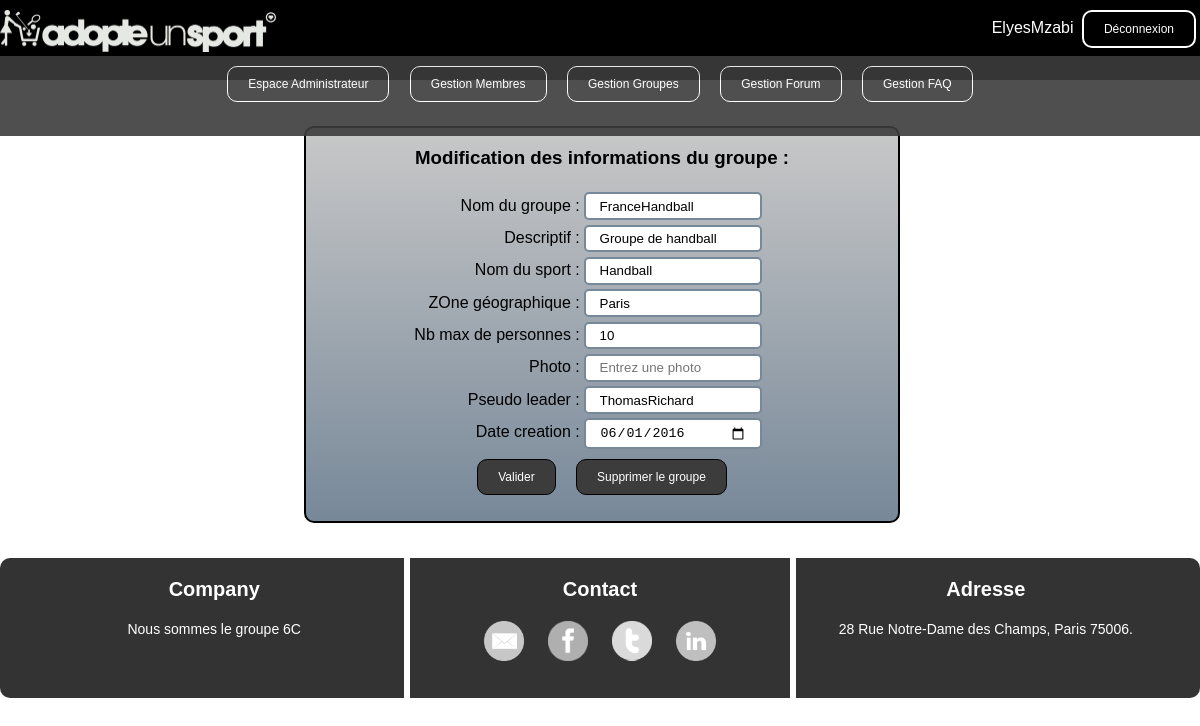
/pagemutablegroupeadmin.php?Titregroupe=FranceHandball (signed in), run on the app's committed database.
### tables this page shows
CREATE TABLE IF NOT EXISTS `groupe` (
  `Id` int(11) NOT NULL AUTO_INCREMENT,
  `Titre` varchar(255) NOT NULL,
  `Descriptif` varchar(1000) NOT NULL,
  `Zone_geographique` varchar(255) NOT NULL,
  `Nb_max_personnes` int(11) NOT NULL,
  `Photo` varchar(255) NOT NULL,
  `Nom_sport` varchar(255) NOT NULL,
  `Pseudo_membre_createur` varchar(255) NOT NULL,
  `Date_creation` date NOT NULL,
  PRIMARY KEY (`Id`)
);

### pagemutablegroupeadmin.php (the view, shortened to what this page needs)
<?php include_once("model.php"); ?>
<!DOCTYPE html>
<html>
	<head>
		<link href='assets/css/styleheaderfooter.css' rel='stylesheet' type='text/css' />
		<link href='assets/css/style.css' rel='stylesheet' type='text/css' />
	</head>
	<body>
		<?php include("headeradmin.php") ?>
		<div class="modificationdiv">
            <h3>Modification des informations du groupe :</h3>
            <form action="pagemutablegroupeadmin.php" method="post">
            	<?php
				try
					{
						$base = new PDO('mysql:host=localhost;dbname=app_info;charset=utf8', 'root', '');
					}
					catch(Exception $e)
					{
	        			die('Erreur : '.$e->getMessage());
					}
				$reponse = $base->query('SELECT Titre, Descriptif, Zone_geographique, Nb_max_personnes, Photo, Nom_sport, Pseudo_membre_createur, Date_creation FROM groupe WHERE Titre="'.$_GET['Titregroupe'].'" ');
				$donnees=$reponse->fetch();
				?>
            	<div class="apparenceformulaire">
            		<label for="titre">Nom du groupe : </label><input type="text" name="titre" placeholder="Entrez un nom" value="<?php echo $donnees['Titre'] ?>" onclick="colorer(this)" onblur="decolorer(this)"><br />
		            <label for="Descriptif">Descriptif : </label><input type="text" name="descriptif" placeholder="Entrez un descriptif" value="<?php echo $donnees['Descriptif'] ?>" onclick="colorer(this)" onblur="decolorer(this)"><br />
		            <label for="nomsport">Nom du sport : </label><input type="text" name="nomsport" placeholder="Entrez un sport" value="<?php echo $donnees['Nom_sport'] ?>" onclick="colorer(this)" onblur="decolorer(this)"><br />
		            <label for="zonegeo">ZOne géographique : </label><input type="text" name="zonegeo" placeholder="Entrez une ville" value="<?php echo $donnees['Zone_geographique'] ?>" onclick="colorer(this)" onblur="decolorer(this)"><br />
		            <label for="nbpers">Nb max de personnes : </label><input type="text" name="nbpers" placeholder="Entrez un nb de personnes" value="<?php echo $donnees['Nb_max_personnes'] ?>" onclick="colorer(this)" onblur="decolorer(this)"><br />
		            <label for="photo">Photo : </label><input type="text" name="photo" placeholder="Entrez une photo" value="<?php echo $donnees['Photo'] ?>" onclick="colorer(this)" onblur="decolorer(this)"><br />
		            <label for="pseudocreateur">Pseudo leader : </label><input type="text" name="pseudocreateur" placeholder="Entrez un pseudo leader" value="<?php echo $donnees['Pseudo_membre_createur'] ?>" onclick="colorer(this)" onblur="decolorer(this)"><br />
		            <label for="datecreation">Date creation : </label><input type="date" name="datecreation" value="<?php echo $donnees['Date_creation'] ?>" onclick="colorer(this)" onblur="decolorer(this)"><br />
            	</div>
            	<input type="submit" name="valider" value="Valider" class="button3">
            	<input type="submit" name="supprimer" value="Supprimer le groupe" class="button3">
            </form>
        </div>
        <?php include("footeradmin.php") ?>
	</body>
</html>

### assets/css/style.css (style rules this page uses)
body { background-image : url('Images/fond2.jpg'); background-size: 100%; background-repeat: no-repeat; background-attachment: fixed; display: block; color : black; font-family : "Verdana", cursive, sans-serif; }
input { border-radius: 6px; }
.button3 { background-color: rgb(60,60,60); border: solid black 1px; border-radius: 10px; color: white; padding: 10px 20px; text-align: center; text-decoration: none; display: inline-block; font-size: 12px; margin: 10px 8px; cursor: pointer; }
.modificationdiv { display: inline-block; margin-top: 10%; margin-bottom: 3%; margin-left: 25%; margin-right: 25%; width: 50%; text-align: center; border: solid black 2px; border-radius: 10px; background-image:linear-gradient(rgb(200,200,200), rgb(119,136,153)); }
input[type=text] { border: 2px solid rgb(119,136,153); border-radius: 5px; padding: 1% 3%; margin-top: 1%; width: 40%; }
input[type=date] { border: 2px solid rgb(119,136,153); border-radius: 5px; padding: 1% 3%; margin-top: 1%; width: 40%; }
.apparenceformulaire { width: 75%; margin-left: 2%; margin-right: 23%; text-align: right; }

### data on the page
groupe: titre "FranceHandball", descriptif "Groupe de handball", nomsport "Handball", zonegeo "Paris", nbpers "10", pseudocreateur "ThomasRichard", datecreation "06/01/2016"

### other printed values
$_SESSION['Pseudo'] "ElyesMzabi"
